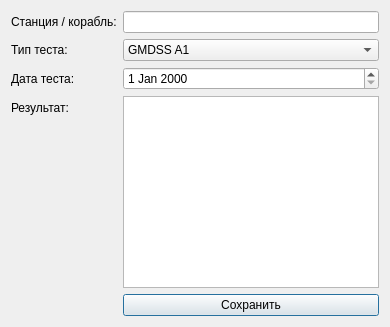
<?xml version="1.0" encoding="UTF-8"?>
<ui version="4.0">
 <class>SSTOTestForm</class>
 <widget class="QDialog" name="SSTOTestForm">
  <property name="windowTitle">
   <string>Тестирование оборудования ССТО</string>
  </property>
  <layout class="QFormLayout" name="formLayout">
   <item row="0" column="0">
    <widget class="QLabel" name="labelStationName">
     <property name="text"><string>Станция / корабль:</string></property>
    </widget>
   </item>
   <item row="0" column="1">
    <widget class="QLineEdit" name="stationName"/>
   </item>
   <item row="1" column="0">
    <widget class="QLabel" name="labelTestType">
     <property name="text"><string>Тип теста:</string></property>
    </widget>
   </item>
   <item row="1" column="1">
    <widget class="QComboBox" name="testType">
     <item><property name="text"><string>GMDSS A1</string></property></item>
     <item><property name="text"><string>GMDSS A2</string></property></item>
     <item><property name="text"><string>Инмарсат</string></property></item>
    </widget>
   </item>
   <item row="2" column="0">
    <widget class="QLabel" name="labelTestDate">
     <property name="text"><string>Дата теста:</string></property>
    </widget>
   </item>
   <item row="2" column="1">
    <widget class="QDateEdit" name="testDate"/>
   </item>
   <item row="3" column="0">
    <widget class="QLabel" name="labelResult">
     <property name="text"><string>Результат:</string></property>
    </widget>
   </item>
   <item row="3" column="1">
    <widget class="QTextEdit" name="testResult"/>
   </item>
   <item row="4" column="1">
    <widget class="QPushButton" name="buttonSubmit">
     <property name="text"><string>Сохранить</string></property>
    </widget>
   </item>
  </layout>
 </widget>
 <resources/>
 <connections/>
</ui>
